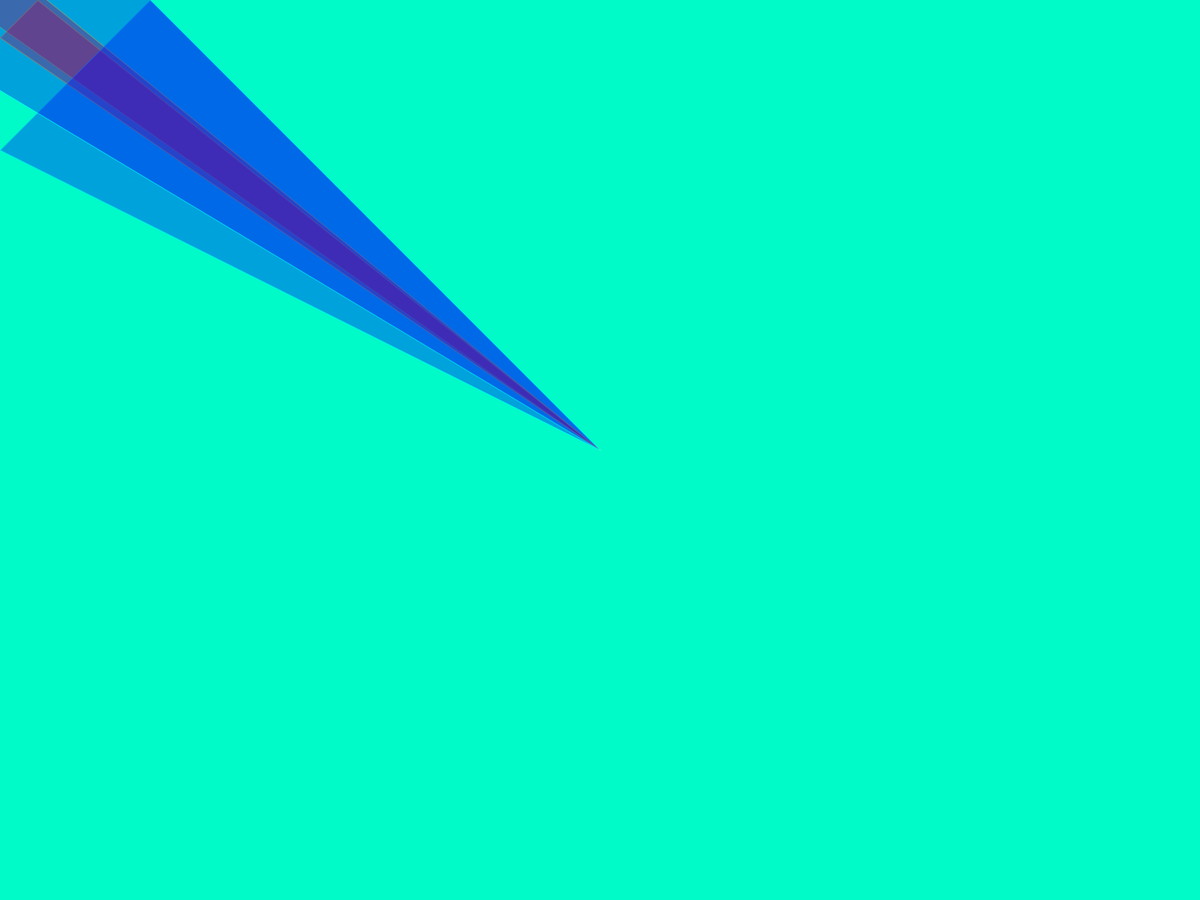
Frame 1 (no input)
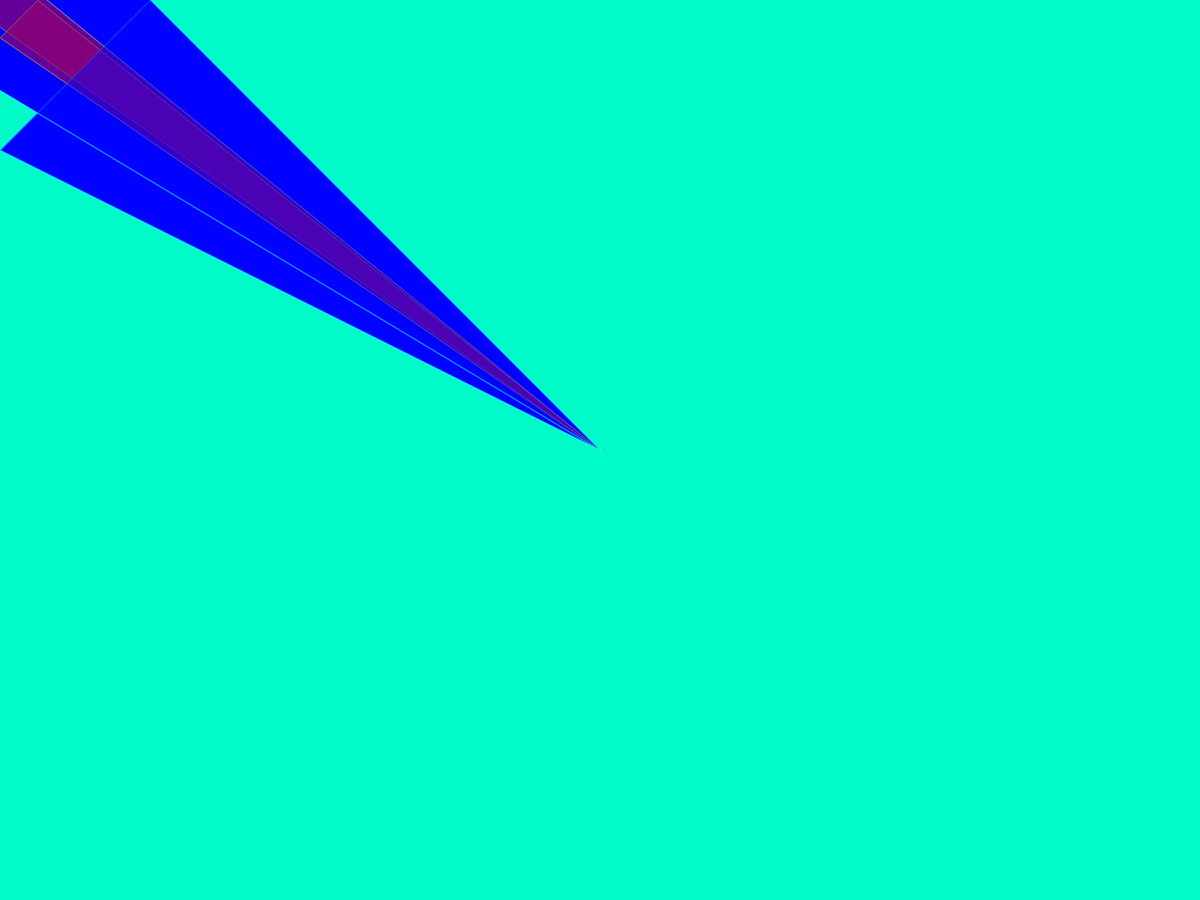
Frame 60 (the mouse pressed at the canvas centre just before this capture)
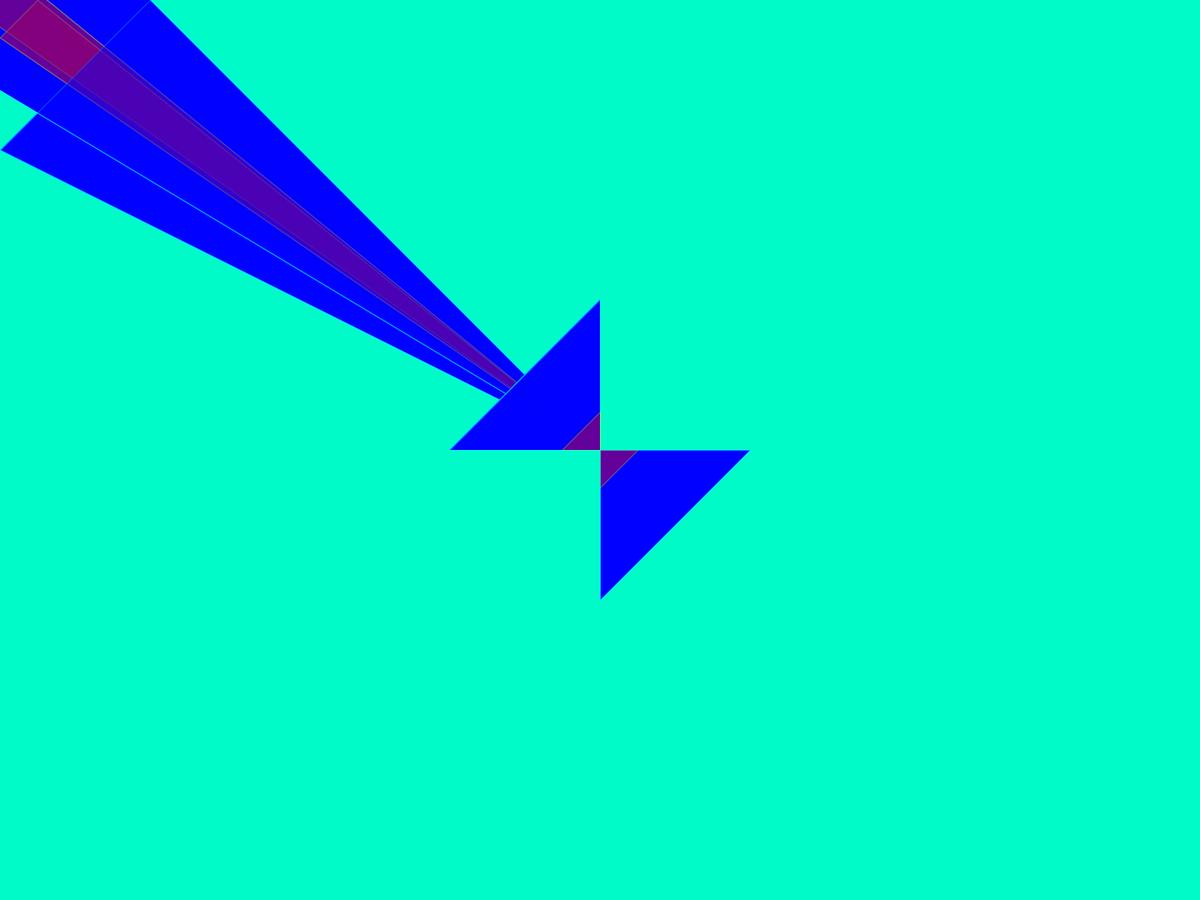
Frame 120 (the mouse held since frame 60 and released just before this capture)

The Processing sketch that drew these frames (run headless with seeded random() and noise(); from frame 60 on, the mouse is pressed at the canvas centre):

// Processing sketch: f17_magd150_lab03_joyce
// ── f17_magd150_lab03_joyce.pde
/*[DONE]Use two floating point decimals
[DONE]Least two println.
[DONE] Use at least four of the following: mouseX, mouseY, pmouseX, pmouseY, framCount, width, or height.
[DONE] Use at least four math operators.
[DONE]Use at least three functions under Calculation and Trig.*/

void setup(){
//size(1250, 750);
fullScreen(); //Hit escape to get out of this
background(0, 250, 200);
frameRate(50);
}

void draw(){
float x1 = width * 0.50;
float y1 = height * 0.50;

//TRIANGLE SET2
stroke(255, 255, 0, 90);
fill(255, 0, 0, 90);
beginShape(TRIANGLE_FAN);
vertex(x1, y1);
vertex(mouseX-50.5, mouseY);
vertex(mouseX, mouseY-50.5);
//TRIANGLE2 or really like 4
vertex(x1, y1);
vertex(mouseX, mouseY+50.5);
vertex(mouseX+50.5, mouseY);

//TRIANGLE SET1
stroke(0, 255, 255, 90);
fill(0, 0, 255, 90);
beginShape(TRIANGLE_FAN);
vertex(x1, y1); //This is the center of the screen -- don't change
vertex(mouseX+200.5, mouseY);
vertex(mouseX, mouseY+200.5);
//vertex(x1+100, y1);
//vertex(x1, y1+100);
//TRIANGLE2
vertex(x1, y1); //This is the center of the screen -- don't change
vertex(mouseX-200.5, mouseY);
vertex(mouseX, mouseY-200.5);
//vertex(x1-100, y1);
//vertex(x1, y1-100);
endShape();

int a = max(mouseX, mouseY);
constrain(mouseX, x1/3, y1/3);
println("The X and Y coordinate with the biggest number is " + a + ".");
println("The distance beween your mouse and the center of the screen is " + dist(mouseX, mouseY, x1, y1) + "!");
println("You mouse is at " + mouseX + ", " + mouseY + "!");
//println(dist(mouseX, mouseY, x1, y1));
//println(lerp(x1, y1, 0));
}

void mouseClicked(){
  setup(); //This clears the screen on a click
}

void keyPressed(){
if (key == CODED) {
  if (keyCode == UP) {
    float x1 = width * 0.50;
    float y1 = height * 0.50;
    stroke(0, 255, 0, 90);
    fill(0, 255, 0, 90);
    beginShape(TRIANGLE_FAN);
    vertex(x1, y1);
    vertex(mouseX-50.5, mouseY);
    vertex(mouseX, mouseY-50.5);
    vertex(x1, y1);
    vertex(mouseX, mouseY+50.5);
    vertex(mouseX+50.5, mouseY);
    stroke(0, 255, 0, 90);
    fill(0, 255, 0, 90);
    beginShape(TRIANGLE_FAN);
    vertex(x1, y1); //This is the center of the screen -- don't change
    vertex(mouseX+200.5, mouseY);
    vertex(mouseX, mouseY+200.5);
    vertex(x1, y1); //This is the center of the screen -- don't change
    vertex(mouseX-200.5, mouseY);
    vertex(mouseX, mouseY-200.5);
    endShape();
    int a = max(mouseX, mouseY);
    constrain(mouseX, x1/3, y1/3);
    println("The X and Y coordinate with the biggest number is " + a + ".");
    println("The distance beween your mouse and the center of the screen is " + dist(mouseX, mouseY, x1, y1) + "!");
    println("You mouse is at " + mouseX + ", " + mouseY + "!");
  }
}
}
